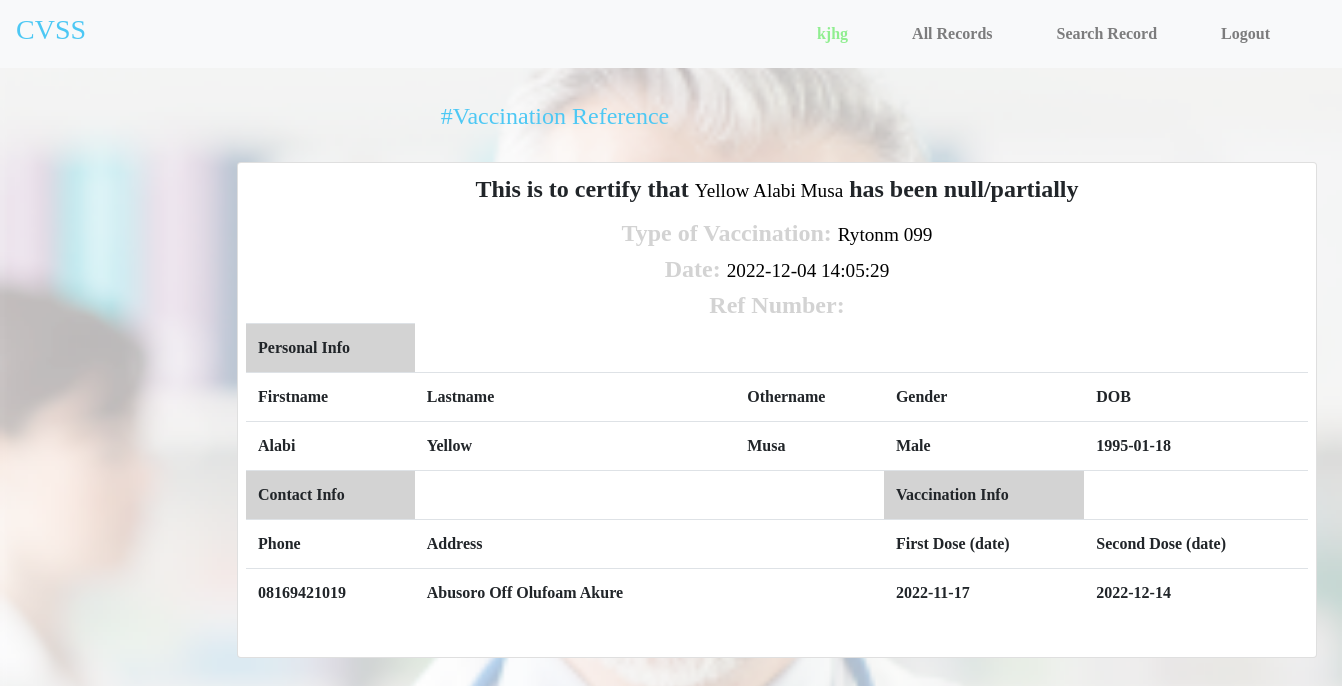
The page /cvaccinate/ref.php?patient_id=pat7644 (signed in) on the database its author committed.
### tables this page shows
CREATE TABLE `healthworker` (
  `id` int(11) NOT NULL,
  `fullname` varchar(500) NOT NULL,
  `email` varchar(300) NOT NULL,
  `image` varchar(300) DEFAULT NULL,
  `password` varchar(300) NOT NULL,
  `date` timestamp NOT NULL DEFAULT current_timestamp() ON UPDATE current_timestamp()
);

CREATE TABLE `patient` (
  `id` int(11) NOT NULL,
  `patient_id` varchar(20) NOT NULL,
  `firstname` varchar(200) NOT NULL,
  `lastname` varchar(200) NOT NULL,
  `othername` varchar(200) NOT NULL,
  `dob` varchar(20) NOT NULL,
  `gender` varchar(20) NOT NULL,
  `address` varchar(500) NOT NULL,
  `phone` varchar(40) NOT NULL,
  `next_of_kin` varchar(120) NOT NULL,
  `nok_address` varchar(800) NOT NULL,
  `nok_phone` varchar(40) NOT NULL,
  `nok_relation` varchar(60) NOT NULL,
  `type_of_vaccine` varchar(30) NOT NULL,
  `vaccine_start` varchar(20) NOT NULL,
  `vaccine_end` varchar(20) DEFAULT NULL,
  `vaccine_ref` varchar(250) DEFAULT NULL,
  `status` varchar(20) NOT NULL,
  `created_at` varchar(20) NOT NULL,
  `updated_at` timestamp NOT NULL DEFAULT current_timestamp() ON UPDATE current_timestamp()
);

### cvaccinate/functions/model.php (called while the page is built, shortened)
<?php
	function fetch_patient_info($patient_id){
		require 'db.php';
		$query = $mysqli->prepare("SELECT * FROM patient WHERE patient_id = ?");
		$query->bind_param("s",$patient_id);
		$query->execute();
		$result = $query->get_result();
		return $result;
	}
	function fullname_f($email){
		require 'db.php';
		$stmt = $mysqli->prepare("SELECT * FROM healthworker WHERE email = '$email'");
		$stmt->execute();
		$res = $stmt->get_result();
		$re = $res->fetch_assoc();
		return $re['fullname'];
	}
	?>

### cvaccinate/ref.php (the view, shortened to what this page needs)
<?php
include_once('functions/model.php');
?>
<!DOCTYPE html>
<html>
<head>
	<link rel="stylesheet" type="text/css" href="css/bootstrap.min.css">
</head>
<body>
 <?php require_once "inc/header.php" ?>
 <section>
 	<div class="container row">
 		<div class="col-12 col-md-12 text-center p-4">
 			<h4 class="textBlue">#Vaccination Reference</h4>
 		</div>
	 <div class="col-12 col-md-12" style="margin: 0% 20%;" >
	 	<div class="card p-2">
		<?php
		if(isset($_GET['patient_id'])){
		$patient_id = $_GET['patient_id'];
		$ft = fetch_patient_info($patient_id);
		if ($ft->num_rows > 0) {
           while ($f = $ft->fetch_assoc()) {
			$firstname = $f['firstname'];
			$lastname = $f['lastname'];
			$othername = $f['othername'];
			$dob = $f['dob'];
			$address = $f['address'];
			$gender = $f['gender'];
			$phone = $f['phone'];
			$type_of_vaccine = $f['type_of_vaccine'];
			$status = $f['status'];
			$vaccine_start = $f['vaccine_start'];
			$vaccine_end = $f['vaccine_end'];
			$updated_at = $f['updated_at'];
			$vaccine_ref = $f['vaccine_ref'];
			?>
			<center><legend>This is to certify that <small><?php echo ucwords($lastname).' '.ucfirst($firstname).' '.ucfirst($othername); ?></small>
			 has been <?php echo $status; ?></legend>
  			<div class="formText">Type of Vaccination: <small><?php echo $type_of_vaccine; ?></small></div>
  			<div class="formText">Date: <small><?php echo $updated_at; ?></small></div>
  			<div class="formText">Ref Number: <small><?php echo $vaccine_ref; ?></small></div></center>
			<div class="table table-responsive">
			<table class="table table-border">
			<tbody>
			<tr style="background-color: lightgrey;">
				<th>Personal Info</th>
			</tr>
			<tr>
				<th>Firstname</th>
				<th>Lastname</th>
				<th>Othername</th>
				<th>Gender</th>
				<th>DOB</th>
			</tr>
				<tr>
					<td><?php echo ucwords($firstname); ?></td>
					<td><?php echo ucwords($lastname); ?></td>
					<td><?php echo ucwords($othername); ?></td>
					<td><?php echo ucwords($gender); ?></td>
					<td><?php echo ucwords($dob); ?></td>
				</tr>
				<tr>
				<th style="background-color: lightgrey;">Contact Info</th>
				<th></th>
				<th></th>
				<th style="background-color: lightgrey;">Vaccination Info</th>
				<th></th>
			</tr>
			<tr>
				<th>Phone</th>
				<th>Address</th>
				<th></th>
				<th>First Dose (date)</th>
				<th>Second Dose (date)</th>
			</tr>
				<tr>
					<td><?php echo ucwords($phone); ?></td>
					<td><?php echo ucwords($address); ?></td>
					<td></td>
					<td><?php echo ucwords($vaccine_start); ?></td>
					<td><?php echo ucwords($vaccine_end); ?></td>
				</tr>
			</tbody>
			</table>
		</div>
		<?php
		}
	}else{
		echo '<center><h5 style="color: red;">Record Not Found</h5></center>';
	}
	}
			?>
		</div>
	  </div>
 	</div>
 </section>
</body>
</html>

### cvaccinate/inc/header.php (shortened to what this page needs)
<?php
include_once('functions/model.php');
?>
<header>
	<link rel="stylesheet" href="font-awesome/css/font-awesome.css">
	<nav class="navbar navbar-expand-lg navbar-light bg-light">
	  <a class="navbar-brand" href="#"><b><h3 style="color: rgb(77,200,244);">CVSS</h3></b></a>
	  <div class="collapse navbar-collapse" id="navbarText">
	    <ul class="navbar-nav ml-auto">
		<li>
		<li class="nav-item  mr-5">
	        <a class="nav-link" href="#" style="color: lightgreen;"><?php $email = $_SESSION['email'];
			echo fullname_f($email); ?>
			<span class="sr-only">(current)</span></a>
	      </li>
	      <li class="nav-item  mr-5">
	        <a class="nav-link" href="allrecords">All Records</a>
	      </li>
	      <li class="nav-item mr-5">
	        <a class="nav-link" href="records">Search Record</a>
	      </li>
	      <li class="nav-item mr-5">
	        <a class="nav-link" href="logout">Logout</a>
	      </li>
	    </ul>
	  </div>
	</nav>
 </header>

### cvaccinate/ref.php (style rules this page uses)
body { background: url('img/docfade.png'); background-size: cover; background-repeat: no-repeat; }
* { font-family: Montserrat; font-weight: bolder; }
.textBlue { color: rgb(77,200,244); }
.formText { font-weight: bold; }
.formText { font-size: 1.5em; color: lightgrey; }
small { color: black; }

### rows shown on the page
healthworker: fullname "kjhg"
patient: lastname "Yellow", firstname "Alabi", othername "Musa", status "null/partially", type_of_vaccine "Rytonm 099", updated_at "2022-12-04 14:05:29", gender "Male", dob "1995-01-18", phone "08169421019", address "Abusoro Off Olufoam Akure", vaccine_start "2022-11-17", vaccine_end "2022-12-14"
